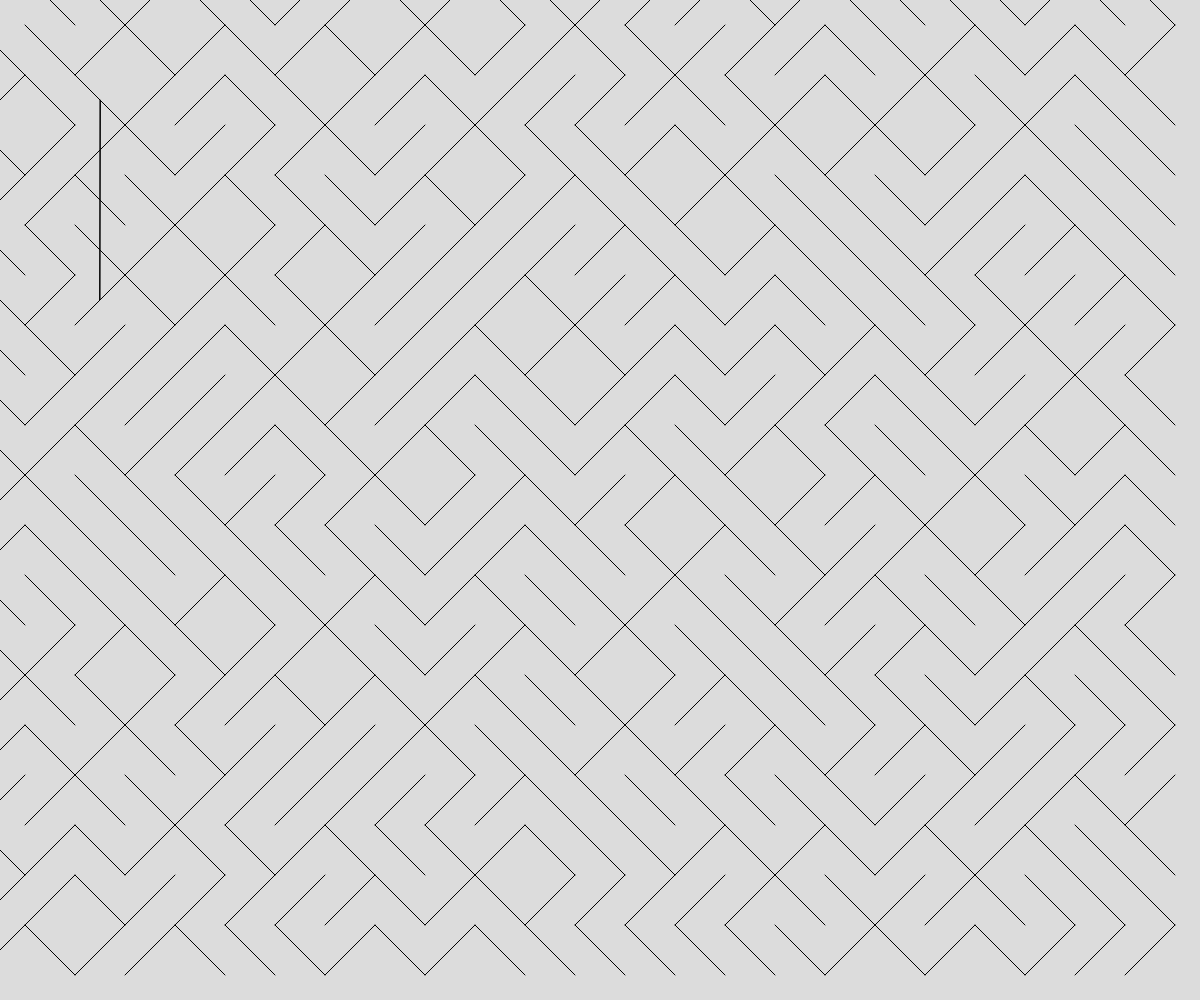
Frame 1 (no input)
Frame 60 (no input): identical to frame 1, image omitted
Frame 120 (the mouse pressed at the canvas centre since frame 60): identical to frame 1, image omitted

The p5.js sketch that drew this single still picture (run headless with seeded random() and noise() and a simulated clock; from frame 60 on, the mouse is pressed at the canvas centre):

// p5.js sketch
// ── sketch.js
// Generative Art Demo
// Using Object Notation and Arrays
// March 7, 2025

const LINE_SIZE = 50;
let lineArray = [];

function setup() {
  createCanvas(windowWidth, windowHeight);
  for (let x = 0; x < width; x += LINE_SIZE) {
    for (let y = 0; y < height; y += LINE_SIZE){
      someLine = spawnLine(x, y, LINE_SIZE);
      lineArray.push(someLine);
    }
  }
}

function draw() {
  background(220);
  for (let aLine of lineArray) {
    line(aLine.x1, aLine.y1, aLine.x2, aLine.y2);
  }
  rect(100, 100, 0, 200);
}

function spawnLine(x, y, theSize) {
  let theLine;
  let choice = random(100);
  if (choice < 50) {
    //negative slope
    theLine = {
      x1: x - theSize/2,
      y1: y - theSize/2,
      x2: x + theSize/2,
      y2: y + theSize/2,
    };
  }
  else {
    //positive slope
    theLine = {
      x1: x - theSize/2,
      y1: y + theSize/2,
      x2: x + theSize/2,
      y2: y - theSize/2,
    };
  }
  return theLine;
}
